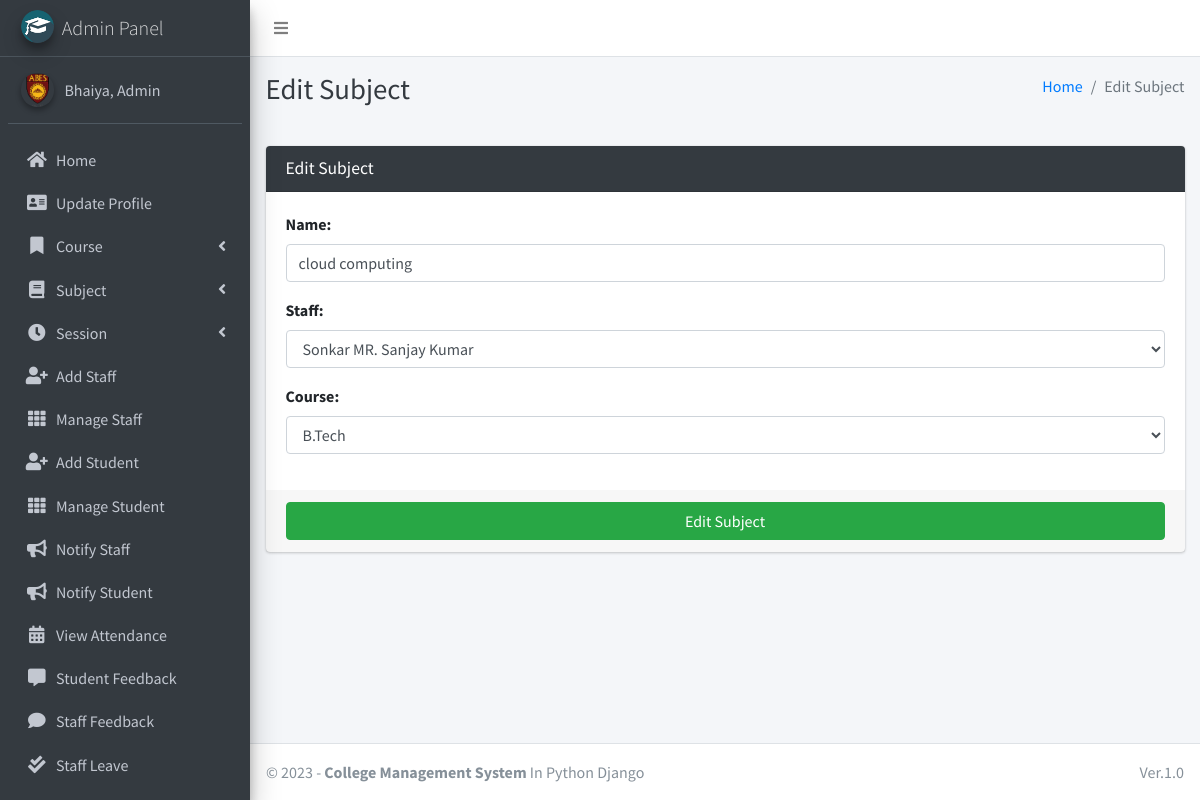
Page /subject/edit/6 (signed in) on the committed database.
### main_app/models.py (models this page shows, shortened)
class CustomUser(AbstractUser):
    USER_TYPE = ((1, "HOD"), (2, "Staff"), (3, "Student"))
    GENDER = [("M", "Male"), ("F", "Female")]
    username = None  # Removed username, using email instead
    email = models.EmailField(unique=True)
    user_type = models.CharField(default=1, choices=USER_TYPE, max_length=1)
    gender = models.CharField(max_length=1, choices=GENDER)
    profile_pic = models.ImageField()
    address = models.TextField()
    fcm_token = models.TextField(default="")  # For firebase notifications
    created_at = models.DateTimeField(auto_now_add=True)
    updated_at = models.DateTimeField(auto_now=True)
    USERNAME_FIELD = "email"
    REQUIRED_FIELDS = []
    objects = CustomUserManager()
    def __str__(self):
        return self.last_name + ", " + self.first_name

class Subject(models.Model):
    name = models.CharField(max_length=120)
    staff = models.ForeignKey(Staff,on_delete=models.CASCADE,)
    course = models.ForeignKey(Course, on_delete=models.CASCADE)
    updated_at = models.DateTimeField(auto_now=True)
    created_at = models.DateTimeField(auto_now_add=True)

### main_app/hod_views.py (the view, shortened to what this page needs)
def edit_subject(request, subject_id):
    instance = get_object_or_404(Subject, id=subject_id)
    form = SubjectForm(request.POST or None, instance=instance)
    context = {
        'form': form,
        'subject_id': subject_id,
        'page_title': 'Edit Subject'
    }
    return render(request, 'hod_template/edit_subject_template.html', context)

### main_app/forms.py
class SubjectForm(FormSettings):
    def __init__(self, *args, **kwargs):
        super(SubjectForm, self).__init__(*args, **kwargs)
    class Meta:
        model = Subject
        fields = ['name', 'staff', 'course']

### main_app/models.py (called while the page is built)
    def __str__(self):
        return self.name

    def __str__(self):
        return self.admin.last_name + " " + self.admin.first_name

### main_app/templates/hod_template/edit_subject_template.html
{% extends 'main_app/base.html' %}
{% load static %}
{% block page_title %}{{page_title}}{% endblock page_title %}
{% block content %}
<section class="content">
    <div class="container-fluid">
        <div class="row">
            <div class="col-md-12">
                <div class="card card-dark">
                    <div class="card-header">
                        <h3 class="card-title">{{page_title}}</h3>
                    </div>
                    {% include "main_app/form_template.html" with messages=messages  form=form button_text="Edit Subject"%}
                </div>
            </div>
        </div>
    </div>
</section>
{% endblock content %}

### main_app/templates/main_app/sidebar_template.html (shortened to what this page needs)
{% load static %}
<aside class="main-sidebar sidebar-dark-info elevation-4">
    {% if request.user.user_type == '1' %}
    <a href="{% url 'admin_home' %}" class="brand-link">
        <img src="{% static 'dist/img/cmsl.png' %} " alt="AdminLTE Logo"
            class="brand-image img-circle elevation-3" >
        <span class="brand-text font-weight-light">Admin Panel</span>
    </a>
    <div class="sidebar">
        <div class="user-panel mt-3 pb-3 mb-3 d-flex">
            <div class="image">
                <img src="{{ request.user.profile_pic}}" class="img-circle elevation-2" alt="User Image">
            </div>
            <div class="info">
                <a href="#" class="d-block">{{user}}</a>
            </div>
        </div>
        <nav class="mt-2">
            <ul class="nav nav-pills nav-sidebar flex-column" data-widget="treeview" role="menu" data-accordion="false">
                <li class="nav-item">
                    {% url 'admin_home' as admin_home %}
                    <a href="{{admin_home}}" class="nav-link {% if admin_home == request.path %} active {% endif %}">
                        <i class="nav-icon fas fa-home"></i>
                        <p>
                            Home
                        </p>
                    </a>
                </li>
                <li class="nav-item">
                    {% url 'admin_view_profile' as admin_view_profile %}
                    <a href="{{admin_view_profile}}"
                        class="nav-link {% if admin_view_profile == request.path %} active {% endif %}">
                        <i class="nav-icon fas fa-address-card"></i>
                        <p>
                            Update Profile
                        </p>
                    </a>
                </li>
                <li class="nav-item has-treeview">
                    <a href="#" class="nav-link">
                        <i class="nav-icon fas fa-bookmark"></i>
                        <p>
                            Course
                            <i class="fas fa-angle-left right"></i>
                        </p>
                    </a>
                </li>
                <li class="nav-item has-treeview">
                    <a href="#" class="nav-link">
                        <i class="nav-icon fas fa-book"></i>
                        <p>
                            Subject
                            <i class="fas fa-angle-left right"></i>
                        </p>
                    </a>
                </li>
                <li class="nav-item has-treeview">
                    <a href="#" class="nav-link">
                        <i class="nav-icon fas fa-clock"></i>
                        <p>
                            Session
                            <i class="fas fa-angle-left right"></i>
                        </p>
                    </a>
                </li>
                <li class="nav-item">
                    {% url 'add_staff' as add_staff %}
                    <a href="{{add_staff}}" class="nav-link {% if add_staff == request.path %} active {% endif %}">
                        <i class="nav-icon fas fa-user-plus"></i>
                        <p>
                            Add Staff
                        </p>
                    </a>
                </li>
                <li class="nav-item">
                    {% url 'manage_staff' as manage_staff %}
                    {% url 'edit_staff' staff_id as edit_staff %}
                    <a href="{{manage_staff}}"
                        class="nav-link {% if manage_staff == request.path or request.path == edit_staff %} active {% endif %}">
                        <i class="nav-icon fas fa-th"></i>
                        <p>
                            Manage Staff
                        </p>
                    </a>
                </li>
                <li class="nav-item">
                    {% url 'add_student' as add_student%}
                    <a href="{{add_student}}" class="nav-link  {% if add_student == request.path %} active {% endif %}">
                        <i class="nav-icon fas fa-user-plus"></i>
                        <p>
                            Add Student
                        </p>
                    </a>
                </li>
                <li class="nav-item">
                    {% url 'manage_student' as manage_student %}
                    {% url 'edit_student' student_id as edit_student %}
                    <a href="{{manage_student}}"
                        class="nav-link  {% if edit_student == request.path or manage_student == request.path %} active {% endif %}">
                        <i class="nav-icon fas fa-th"></i>
                        <p>
                            Manage Student
                        </p>
                    </a>
                </li>
                <li class="nav-item">
                    {% url 'admin_notify_staff' as admin_notify_staff %}
                    <a href="{{admin_notify_staff}}"
                        class="nav-link {% if admin_notify_staff == request.path %} active {% endif %}">
                        <i class="nav-icon fas fa-bullhorn"></i>
                        <p>
                            Notify Staff
                        </p>
                    </a>
                </li>
                <li class="nav-item">
                    {% url 'admin_notify_student' as admin_notify_student %}
                    <a href="{{admin_notify_student}}"
                        class="nav-link {% if admin_notify_student == request.path %} active {% endif %}">
                        <i class="nav-icon fas fa-bullhorn"></i>
                        <p>
                            Notify Student
                        </p>
                    </a>
                </li>
                <li class="nav-item">
                    {% url 'admin_view_attendance' as admin_view_attendance %}
                <li class="nav-item">
                    <a href="{{admin_view_attendance}}"
                        class="nav-link  {% if admin_view_attendance == request.path %} active {% endif %}">
                        <i class="nav-icon fas fa-calendar-alt"></i>
                        <p>
                            View Attendance
                        </p>
                    </a>
                </li>
                <li class="nav-item">
                    {% url 'student_feedback_message' as student_feedback_message %}
                    <a href="{{ student_feedback_message }}"
                        class="nav-link  {% if student_feedback_message == request.path %} active {% endif %}">
                        <i class="nav-icon fas fa-comment-alt"></i>
                        <p>
                            Student Feedback
                        </p>
                    </a>
                </li>
                <li class="nav-item">
                    {% url 'staff_feedback_message' as staff_feedback_message %}
                    <a href="{{staff_feedback_message}}"
                        class="nav-link   {% if staff_feedback_message == request.path %} active {% endif %}">
                        <i class="nav-icon fas fa-comment"></i>
                        <p>
                            Staff Feedback
                        </p>
                    </a>
                </li>
                <li class="nav-item">
                    {% url 'view_staff_leave' as view_staff_leave %}
                    <a href="{{view_staff_leave}}"
                        class="nav-link  {% if view_staff_leave == request.path %} active {% endif %}">
                        <i class="nav-icon fas fa-check-double"></i>
                        <p>
                            Staff Leave
                        </p>
                    </a>
                </li>
                <li class="nav-item">
                    {% url 'view_student_leave' as view_student_leave %}
                    <a href="{% url 'view_student_leave' %}"
                        class="nav-link  {% if view_student_leave == request.path %} active {% endif %}">
                    </a>
                </li>
                                        {% endif %}
                                    </ul>
                                </nav>
                            </div>
</aside>

### main_app/templates/main_app/form_template.html (shortened to what this page needs)
<form role="form" method="POST" enctype="multipart/form-data">
    <div class="card-body">
        {% for field in form  %}
        <div class="form-group">
            {{field.label_tag}}
            {{field}}
        </div>
        {% endfor %}
    </div>
    <div class="card-footer">
        <button type="submit" class="btn btn-success btn-block">
            {% if button_text %}
            {{button_text}}
            {% else %}
            Submit
            {% endif %}
        </button>
    </div>
</form>

### rows in the picture
CustomUser: user.profile_pic (picture), last_name+first_name "Bhaiya, Admin"
Subject: form "cloud computing" "Sonkar MR. Sanjay Kumar" "B.Tech"

### other values in the picture
{{ page_title }} "Edit Subject"
{{ field.label_tag }} "Name:" "Staff:" "Course:"
{{ button_text }} "Edit Subject"
